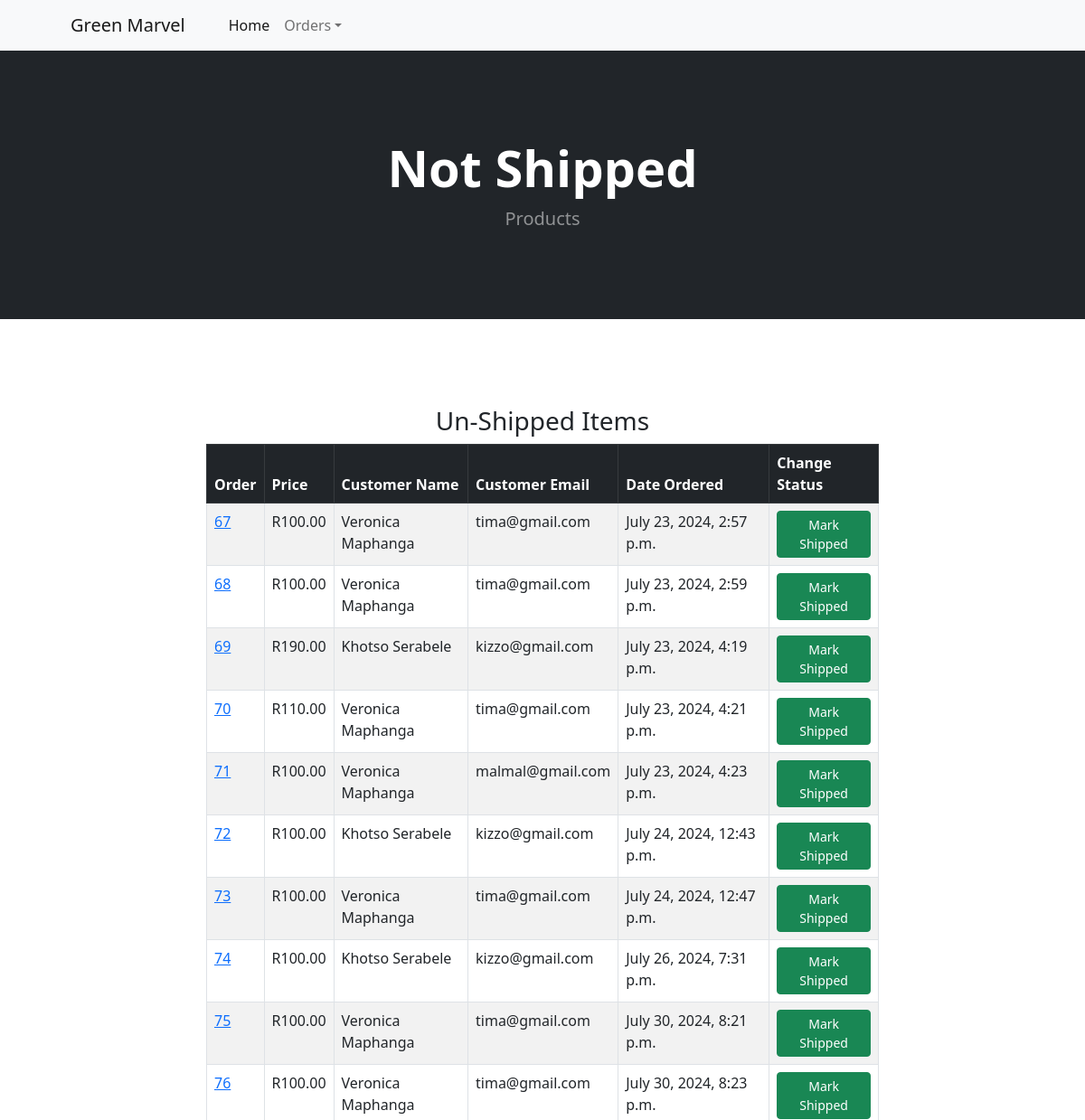
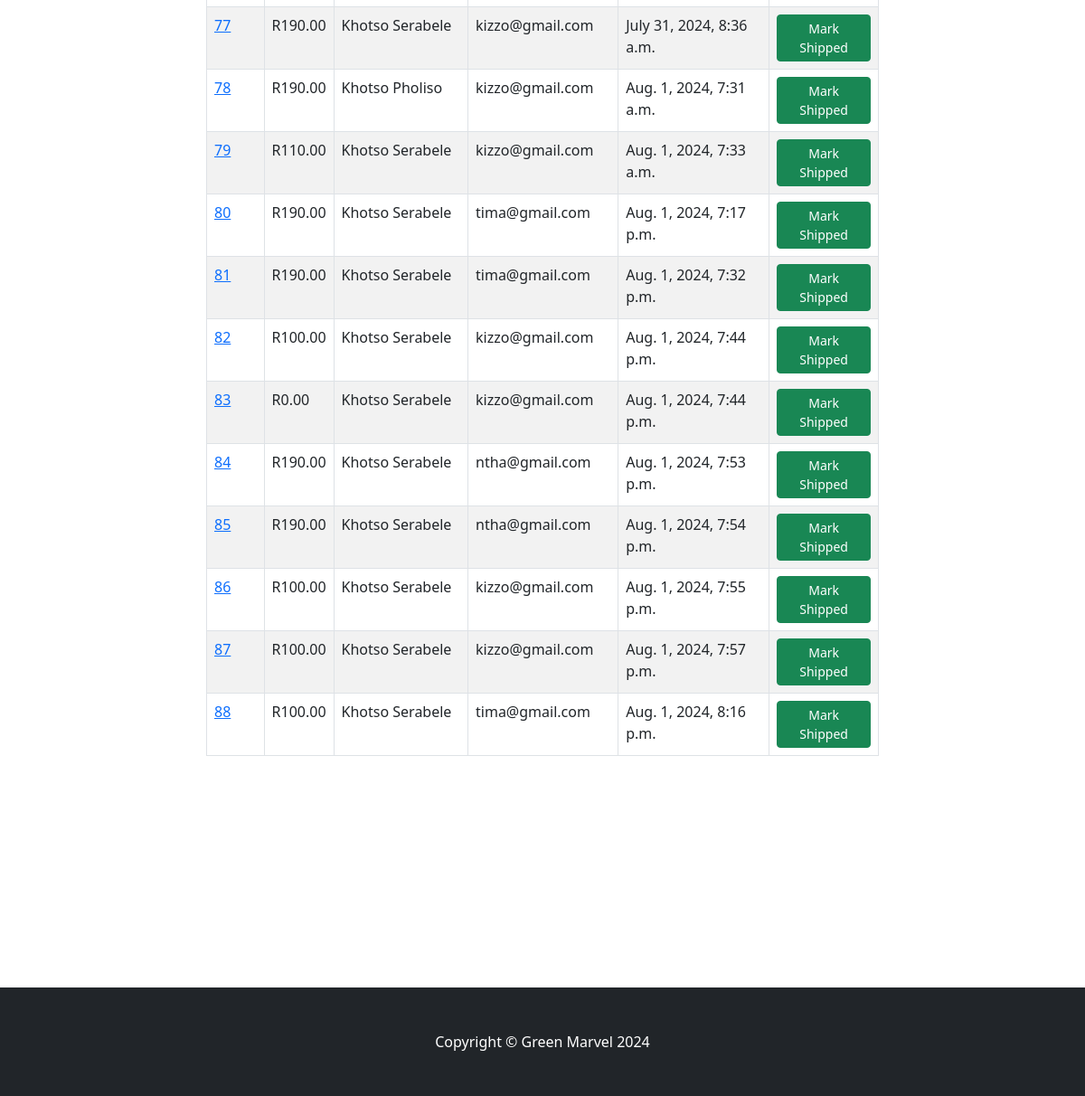
Page /payment/not_shipped_dash (signed in) on the committed database (2 pictures, top to bottom).
### payment/models.py (models this page shows, shortened)
class Order(models.Model):
	user = models.ForeignKey(User, on_delete=models.CASCADE, null=True, blank=True)
	full_name = models.CharField(max_length=250)
	email = models.EmailField(max_length=250)
	shipping_address = models.TextField(max_length=15000)
	amount_paid = models.DecimalField(max_digits=7, decimal_places=2)
	date_ordered = models.DateTimeField(auto_now_add=True)
	shipped = models.BooleanField(default=False)
	date_shipped = models.DateTimeField(blank=True, null=True)

### payment/views.py (the view, shortened to what this page needs)
# urls.py: path('not_shipped_dash', views.not_shipped_dash, name="not_shipped_dash"),
def not_shipped_dash(request):
	if request.user.is_authenticated and request.user.is_superuser:
		orders = Order.objects.filter(shipped=False)
		return render(request, "payment/not_shipped_dash.html", {"orders":orders})
	else:
		messages.success(request, "Access Denied")
		return redirect('home')

### cart/context_processors.py (called while the page is built)
def cart(request):
	return {'cart': Cart(request)}

### payment/templates/payment/not_shipped_dash.html (shortened to what this page needs)
{% load static %}
<!DOCTYPE html>
<html lang="en">
    <head>
        <link href="https://cdn.jsdelivr.net/npm/bootstrap-icons@1.5.0/font/bootstrap-icons.css" rel="stylesheet" />
        <link href="{% static 'products/css/styles.css' %}" rel="stylesheet" />
    </head>
    <body>
        <nav class="navbar navbar-expand-lg navbar-light bg-light">
            <div class="container px-4 px-lg-5">
                <a class="navbar-brand" href="#!">Green Marvel</a>
                <div class="collapse navbar-collapse" id="navbarSupportedContent">
                    <ul class="navbar-nav me-auto mb-2 mb-lg-0 ms-lg-4">
                        <li class="nav-item"><a class="nav-link active" aria-current="page" href="{% url 'index' %}">Home</a></li>
                         <li class="nav-item dropdown">
                            <a class="nav-link dropdown-toggle" id="navbarDropdown" href="#" role="button" data-bs-toggle="dropdown" aria-expanded="false">Orders</a>
                        </li>
                    </ul>
                </div>
            </div>
        </nav>
        <header class="bg-dark py-5">
            <div class="container px-4 px-lg-5 my-5">
                <div class="text-center text-white">
                    <h1 class="display-4 fw-bolder">Not Shipped</h1>
                    <p class="lead fw-normal text-white-50 mb-0">Products</p>
                </div>
            </div>
        </header>
        <br/><br/>
        <div class="container">
            <div class="row">
                <center>
                    <div class="col-8">
                        <br/><br/>
                        <h3>Un-Shipped Items</h3>
                        <table class="table table-striped table-hover table-bordered">
                          <thead class="table-dark">
                            <tr>
                              <th scope="col">Order</th>
                              <th scope="col">Price</th>
                              <th scope="col">Customer Name</th>
                              <th scope="col">Customer Email</th>
                              <th scope="col">Date Ordered</th>
                              <th scope="col">Change Status</th>
                            </tr>
                          </thead>
                          <tbody>
                            {% for item in orders %}
                            <tr>
                              <td><a href="{% url 'orders' item.id %}">{{ item.id }}</a></td>
                              <td>R{{ item.amount_paid }}</td>
                              <td>{{ item.full_name }}</td>
                              <td>{{ item.email }}</td>
                              <td>{{ item.date_ordered }}</td>
                              <td>
                               <form method="POST">
                                  <button type="Submit" class="btn btn-success btn-sm">Mark Shipped</button>
                                </form>
                                </td>
                            </tr>
                            {% endfor %}
                          </tbody>
                        </table>
                        <br/><br/>
                        <br/><br/>
                    </div>
                </center>
            </div>
        </div>
    <br/><br/>
    <br/><br>
    <br/><br>
        <footer class="py-5 bg-dark">
            <div class="container"><p class="m-0 text-center text-white">Copyright &copy; Green Marvel 2024</p></div>
        </footer>
    </body>
</html>

### rows in the picture
Order: id "67", amount_paid "100.00", full_name "Veronica Maphanga", email "tima@gmail.com", date_ordered "July 23, 2024, 2:57 p.m."
Order: id "68", amount_paid "100.00", full_name "Veronica Maphanga", email "tima@gmail.com", date_ordered "July 23, 2024, 2:59 p.m."
Order: id "69", amount_paid "190.00", full_name "Khotso Serabele", email "kizzo@gmail.com", date_ordered "July 23, 2024, 4:19 p.m."
Order: id "70", amount_paid "110.00", full_name "Veronica Maphanga", email "tima@gmail.com", date_ordered "July 23, 2024, 4:21 p.m."
Order: id "71", amount_paid "100.00", full_name "Veronica Maphanga", email "malmal@gmail.com", date_ordered "July 23, 2024, 4:23 p.m."
Order: id "72", amount_paid "100.00", full_name "Khotso Serabele", email "kizzo@gmail.com", date_ordered "July 24, 2024, 12:43 p.m."
Order: id "73", amount_paid "100.00", full_name "Veronica Maphanga", email "tima@gmail.com", date_ordered "July 24, 2024, 12:47 p.m."
Order: id "74", amount_paid "100.00", full_name "Khotso Serabele", email "kizzo@gmail.com", date_ordered "July 26, 2024, 7:31 p.m."
Order: id "75", amount_paid "100.00", full_name "Veronica Maphanga", email "tima@gmail.com", date_ordered "July 30, 2024, 8:21 p.m."
Order: id "76", amount_paid "100.00", full_name "Veronica Maphanga", email "tima@gmail.com", date_ordered "July 30, 2024, 8:23 p.m."
Order: id "77", amount_paid "190.00", full_name "Khotso Serabele", email "kizzo@gmail.com", date_ordered "July 31, 2024, 8:36 a.m."
Order: id "78", amount_paid "190.00", full_name "Khotso Pholiso", email "kizzo@gmail.com", date_ordered "Aug. 1, 2024, 7:31 a.m."
Order: id "79", amount_paid "110.00", full_name "Khotso Serabele", email "kizzo@gmail.com", date_ordered "Aug. 1, 2024, 7:33 a.m."
Order: id "80", amount_paid "190.00", full_name "Khotso Serabele", email "tima@gmail.com", date_ordered "Aug. 1, 2024, 7:17 p.m."
Order: id "81", amount_paid "190.00", full_name "Khotso Serabele", email "tima@gmail.com", date_ordered "Aug. 1, 2024, 7:32 p.m."
Order: id "82", amount_paid "100.00", full_name "Khotso Serabele", email "kizzo@gmail.com", date_ordered "Aug. 1, 2024, 7:44 p.m."
Order: id "83", amount_paid "0.00", full_name "Khotso Serabele", email "kizzo@gmail.com", date_ordered "Aug. 1, 2024, 7:44 p.m."
Order: id "84", amount_paid "190.00", full_name "Khotso Serabele", email "ntha@gmail.com", date_ordered "Aug. 1, 2024, 7:53 p.m."
Order: id "85", amount_paid "190.00", full_name "Khotso Serabele", email "ntha@gmail.com", date_ordered "Aug. 1, 2024, 7:54 p.m."
Order: id "86", amount_paid "100.00", full_name "Khotso Serabele", email "kizzo@gmail.com", date_ordered "Aug. 1, 2024, 7:55 p.m."
Order: id "87", amount_paid "100.00", full_name "Khotso Serabele", email "kizzo@gmail.com", date_ordered "Aug. 1, 2024, 7:57 p.m."
Order: id "88", amount_paid "100.00", full_name "Khotso Serabele", email "tima@gmail.com", date_ordered "Aug. 1, 2024, 8:16 p.m."
